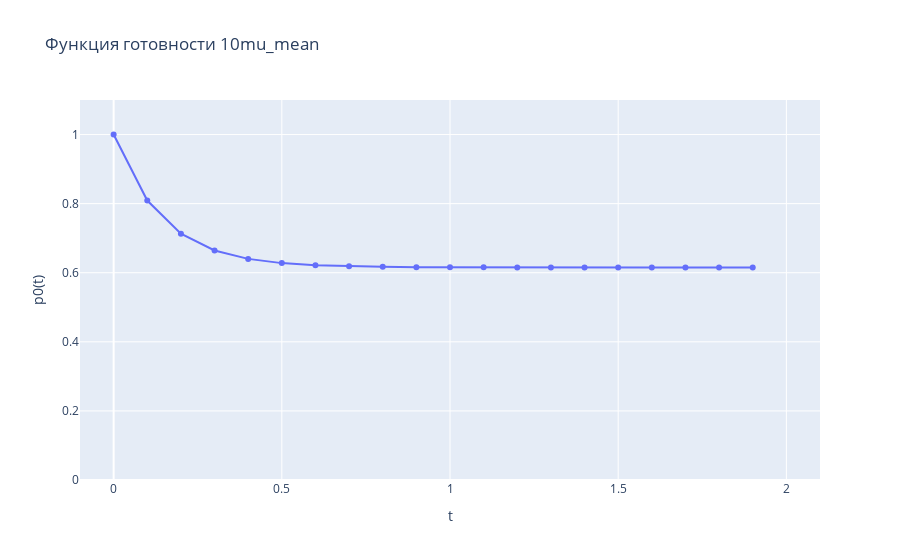

Notebook code for this chart:
### Code cell
readines_mu = readines_func(lambda_mean1, 10 * mu_mean1, 2)
px.line(x=readines_mu[1], y=readines_mu[0],
        title='Функция готовности 10mu_mean', markers=True,
        labels={"x": "t", "y": "p0(t)"}, range_y=[0,1.1], range_x=[-0.1,2.1])

### Figure 1 — Plotly figure (JSON) as saved in the notebook; plotly's stock layout.template omitted (floating-point values rounded to 4 significant figures)
{"data": [{"hovertemplate": "t=%{x}<br>p0(t)=%{y}<extra></extra>", "legendgroup": "", "line": {"color": "#636efa", "dash": "solid"}, "marker": {"symbol": "circle"}, "mode": "lines+markers", "name": "", "orientation": "v", "showlegend": false, "type": "scatter", "x": [0.0, 0.1, 0.2, 0.3, 0.4, 0.5, 0.6, 0.7, 0.8, 0.9, 1.0, 1.1, 1.2, 1.3, 1.4, 1.5, 1.6, 1.7, 1.8, 1.9], "xaxis": "x", "y": [1.0, 0.809, 0.7128, 0.6644, 0.6401, 0.6278, 0.6216, 0.6185, 0.617, 0.6162, 0.6158, 0.6156, 0.6155, 0.6154, 0.6154, 0.6154, 0.6154, 0.6154, 0.6154, 0.6154], "yaxis": "y"}], "layout": {"legend": {"tracegroupgap": 0}, "title": {"text": "Функция готовности 10mu_mean"}, "xaxis": {"anchor": "y", "domain": [0, 1], "range": [-0.1, 2.1], "title": {"text": "t"}}, "yaxis": {"anchor": "x", "domain": [0, 1], "range": [0, 1.1], "title": {"text": "p0(t)"}}}}
